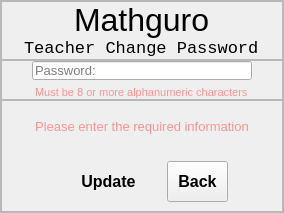
         <widget class="QWidget" name="page_10">
          <layout class="QVBoxLayout" name="verticalLayout_45">
           <property name="spacing">
            <number>0</number>
           </property>
           <property name="leftMargin">
            <number>0</number>
           </property>
           <property name="topMargin">
            <number>0</number>
           </property>
           <property name="rightMargin">
            <number>0</number>
           </property>
           <property name="bottomMargin">
            <number>0</number>
           </property>
           <item>
            <widget class="QFrame" name="frame_13">
             <property name="frameShape">
              <enum>QFrame::StyledPanel</enum>
             </property>
             <property name="frameShadow">
              <enum>QFrame::Raised</enum>
             </property>
             <layout class="QVBoxLayout" name="verticalLayout_24">
              <property name="spacing">
               <number>0</number>
              </property>
              <property name="leftMargin">
               <number>0</number>
              </property>
              <property name="topMargin">
               <number>0</number>
              </property>
              <property name="rightMargin">
               <number>0</number>
              </property>
              <property name="bottomMargin">
               <number>0</number>
              </property>
              <item>
               <widget class="QFrame" name="frame_14">
                <property name="frameShape">
                 <enum>QFrame::StyledPanel</enum>
                </property>
                <property name="frameShadow">
                 <enum>QFrame::Raised</enum>
                </property>
                <layout class="QVBoxLayout" name="verticalLayout_39">
                 <property name="spacing">
                  <number>0</number>
                 </property>
                 <property name="leftMargin">
                  <number>0</number>
                 </property>
                 <property name="topMargin">
                  <number>0</number>
                 </property>
                 <property name="rightMargin">
                  <number>0</number>
                 </property>
                 <property name="bottomMargin">
                  <number>0</number>
                 </property>
                 <item alignment="Qt::AlignHCenter">
                  <widget class="QLabel" name="label_7">
                   <property name="font">
                    <font>
                     <pointsize>24</pointsize>
                    </font>
                   </property>
                   <property name="text">
                    <string>Mathguro</string>
                   </property>
                  </widget>
                 </item>
                 <item alignment="Qt::AlignHCenter">
                  <widget class="QLabel" name="label_8">
                   <property name="font">
                    <font>
                     <family>Consolas</family>
                     <pointsize>13</pointsize>
                    </font>
                   </property>
                   <property name="text">
                    <string>Teacher Change Password</string>
                   </property>
                  </widget>
                 </item>
                </layout>
               </widget>
              </item>
              <item>
               <widget class="QFrame" name="frame_15">
                <property name="frameShape">
                 <enum>QFrame::StyledPanel</enum>
                </property>
                <property name="frameShadow">
                 <enum>QFrame::Raised</enum>
                </property>
                <layout class="QVBoxLayout" name="verticalLayout_41">
                 <property name="spacing">
                  <number>0</number>
                 </property>
                 <property name="leftMargin">
                  <number>0</number>
                 </property>
                 <property name="topMargin">
                  <number>0</number>
                 </property>
                 <property name="rightMargin">
                  <number>0</number>
                 </property>
                 <property name="bottomMargin">
                  <number>0</number>
                 </property>
                 <item alignment="Qt::AlignVCenter">
                  <widget class="QWidget" name="widget_25" native="true">
                   <layout class="QVBoxLayout" name="verticalLayout_42">
                    <property name="leftMargin">
                     <number>0</number>
                    </property>
                    <property name="topMargin">
                     <number>0</number>
                    </property>
                    <property name="rightMargin">
                     <number>0</number>
                    </property>
                    <property name="bottomMargin">
                     <number>0</number>
                    </property>
                    <item>
                     <widget class="QLineEdit" name="updTeachPass_lineEdit">
                      <property name="font">
                       <font>
                        <pointsize>10</pointsize>
                       </font>
                      </property>
                      <property name="toolTip">
                       <string>Required*</string>
                      </property>
                      <property name="styleSheet">
                       <string notr="true">margin-left: 30px;
margin-right: 30px;</string>
                      </property>
                      <property name="text">
                       <string/>
                      </property>
                      <property name="echoMode">
                       <enum>QLineEdit::Password</enum>
                      </property>
                      <property name="placeholderText">
                       <string>Password:</string>
                      </property>
                     </widget>
                    </item>
                    <item>
                     <widget class="QWidget" name="teachWarnPassContainer" native="true">
                      <property name="styleSheet">
                       <string notr="true">margin-left:30px;
margin-right:30px;</string>
                      </property>
                      <layout class="QVBoxLayout" name="verticalLayout_44">
                       <property name="spacing">
                        <number>6</number>
                       </property>
                       <property name="leftMargin">
                        <number>0</number>
                       </property>
                       <property name="topMargin">
                        <number>0</number>
                       </property>
                       <property name="rightMargin">
                        <number>0</number>
                       </property>
                       <property name="bottomMargin">
                        <number>0</number>
                       </property>
                       <item>
                        <widget class="QLabel" name="label_27">
                         <property name="font">
                          <font>
                           <family>MS Shell Dlg 2</family>
                           <pointsize>10</pointsize>
                          </font>
                         </property>
                         <property name="text">
                          <string>&lt;html&gt;&lt;head/&gt;&lt;body&gt;&lt;p&gt;&lt;span style=&quot; font-size:8pt; color:#ff9393;&quot;&gt;Must be 8 or more alphanumeric characters&lt;/span&gt;&lt;/p&gt;&lt;/body&gt;&lt;/html&gt;</string>
                         </property>
                         <property name="textFormat">
                          <enum>Qt::RichText</enum>
                         </property>
                         <property name="alignment">
                          <set>Qt::AlignLeading|Qt::AlignLeft|Qt::AlignVCenter</set>
                         </property>
                        </widget>
                       </item>
                      </layout>
                     </widget>
                    </item>
                   </layout>
                  </widget>
                 </item>
                </layout>
               </widget>
              </item>
              <item alignment="Qt::AlignBottom">
               <widget class="QFrame" name="frame_16">
                <property name="frameShape">
                 <enum>QFrame::StyledPanel</enum>
                </property>
                <property name="frameShadow">
                 <enum>QFrame::Raised</enum>
                </property>
                <layout class="QVBoxLayout" name="verticalLayout_51">
                 <property name="spacing">
                  <number>0</number>
                 </property>
                 <property name="leftMargin">
                  <number>0</number>
                 </property>
                 <property name="topMargin">
                  <number>0</number>
                 </property>
                 <property name="rightMargin">
                  <number>0</number>
                 </property>
                 <property name="bottomMargin">
                  <number>0</number>
                 </property>
                 <item>
                  <widget class="QWidget" name="teachChangePassContainer" native="true">
                   <layout class="QVBoxLayout" name="verticalLayout_52">
                    <item>
                     <widget class="QStackedWidget" name="teachChangePassSubContainer">
                      <property name="currentIndex">
                       <number>0</number>
                      </property>
                      <widget class="QWidget" name="page_11">
                       <layout class="QVBoxLayout" name="verticalLayout_53">
                        <item>
                         <widget class="QLabel" name="label_28">
                          <property name="font">
                           <font>
                            <family>MS Shell Dlg 2</family>
                            <pointsize>10</pointsize>
                           </font>
                          </property>
                          <property name="text">
                           <string>&lt;html&gt;&lt;head/&gt;&lt;body&gt;&lt;p&gt;&lt;span style=&quot; color:#ff9393;&quot;&gt;Please enter the required information&lt;/span&gt;&lt;/p&gt;&lt;/body&gt;&lt;/html&gt;</string>
                          </property>
                          <property name="textFormat">
                           <enum>Qt::RichText</enum>
                          </property>
                          <property name="alignment">
                           <set>Qt::AlignCenter</set>
                          </property>
                         </widget>
                        </item>
                       </layout>
                      </widget>
                      <widget class="QWidget" name="page_12">
                       <layout class="QVBoxLayout" name="verticalLayout_54">
                        <item>
                         <widget class="QLabel" name="label_29">
                          <property name="font">
                           <font>
                            <family>MS Shell Dlg 2</family>
                            <pointsize>10</pointsize>
                           </font>
                          </property>
                          <property name="text">
                           <string>&lt;html&gt;&lt;head/&gt;&lt;body&gt;&lt;p&gt;&lt;span style=&quot; color:#9eff99;&quot;&gt;Password Updated&lt;/span&gt;&lt;/p&gt;&lt;/body&gt;&lt;/html&gt;</string>
                          </property>
                          <property name="textFormat">
                           <enum>Qt::RichText</enum>
                          </property>
                          <property name="alignment">
                           <set>Qt::AlignCenter</set>
                          </property>
                         </widget>
                        </item>
                       </layout>
                      </widget>
                     </widget>
                    </item>
                   </layout>
                  </widget>
                 </item>
                 <item alignment="Qt::AlignHCenter">
                  <widget class="QWidget" name="widget_33" native="true">
                   <layout class="QHBoxLayout" name="horizontalLayout_7">
                    <item>
                     <widget class="QPushButton" name="updateTeachPassButton">
                      <property name="font">
                       <font>
                        <pointsize>12</pointsize>
                        <weight>75</weight>
                        <bold>true</bold>
                       </font>
                      </property>
                      <property name="styleSheet">
                       <string notr="true">	padding: 10px 25px;
	border-top-left-radius: 10px;
	border-bottom-left-radius: 10px;</string>
                      </property>
                      <property name="text">
                       <string>Update</string>
                      </property>
                     </widget>
                    </item>
                    <item>
                     <widget class="QPushButton" name="backButton_4">
                      <property name="font">
                       <font>
                        <pointsize>12</pointsize>
                        <weight>75</weight>
                        <bold>true</bold>
                       </font>
                      </property>
                      <property name="styleSheet">
                       <string notr="true">	padding: 10px 10px;

</string>
                      </property>
                      <property name="text">
                       <string>Back</string>
                      </property>
                     </widget>
                    </item>
                   </layout>
                  </widget>
                 </item>
                </layout>
               </widget>
              </item>
             </layout>
            </widget>
           </item>
          </layout>
         </widget>
